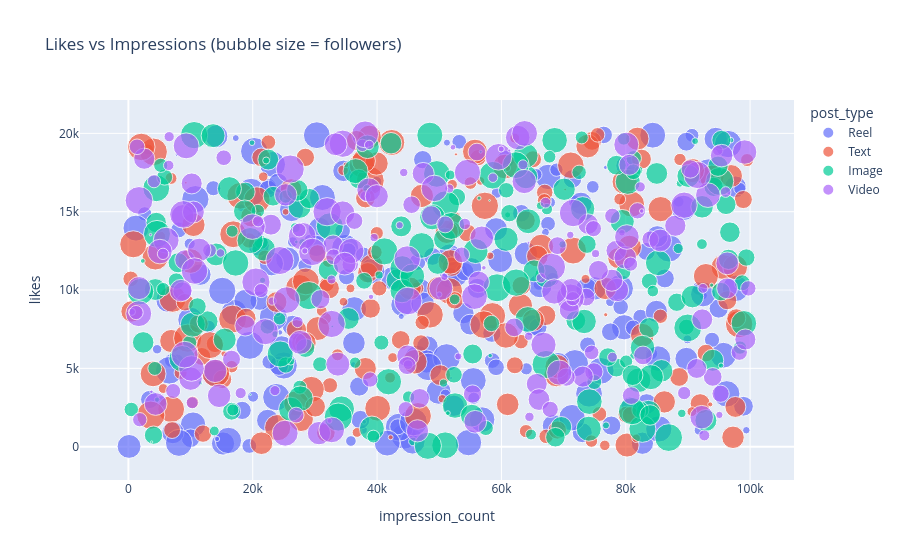

The notebook cell this image was saved under:
### Code cell
sample = wrangled.sample(800, random_state=3)

fig = px.scatter(sample, x="impression_count", y="likes",
                 size="follower_count", color="post_type",
                 hover_data=["country", "post_category"],
                 title="Likes vs Impressions (bubble size = followers)")
fig.show()

### Figure 1 — Plotly figure (JSON) as saved in the notebook; plotly's stock layout.template omitted (floating-point values rounded to 4 significant figures; data arrays with more than 128 entries replaced by an {"elided": "..."} marker saying what was removed)
{"data": [{"customdata": {"elided": "205x2 str values"}, "hovertemplate": "post_type=Reel<br>impression_count=%{x}<br>likes=%{y}<br>follower_count=%{marker.size}<br>country=%{customdata[0]}<br>post_category=%{customdata[1]}<extra></extra>", "legendgroup": "Reel", "marker": {"color": "#636efa", "size": {"elided": "205 int values"}, "sizemode": "area", "sizeref": 1999.0, "symbol": "circle"}, "mode": "markers", "name": "Reel", "orientation": "v", "showlegend": true, "type": "scatter", "x": {"elided": "205 int values"}, "xaxis": "x", "y": {"elided": "205 int values"}, "yaxis": "y"}, {"customdata": {"elided": "192x2 str values"}, "hovertemplate": "post_type=Text<br>impression_count=%{x}<br>likes=%{y}<br>follower_count=%{marker.size}<br>country=%{customdata[0]}<br>post_category=%{customdata[1]}<extra></extra>", "legendgroup": "Text", "marker": {"color": "#EF553B", "size": {"elided": "192 int values"}, "sizemode": "area", "sizeref": 1999.0, "symbol": "circle"}, "mode": "markers", "name": "Text", "orientation": "v", "showlegend": true, "type": "scatter", "x": {"elided": "192 int values"}, "xaxis": "x", "y": {"elided": "192 int values"}, "yaxis": "y"}, {"customdata": {"elided": "206x2 str values"}, "hovertemplate": "post_type=Image<br>impression_count=%{x}<br>likes=%{y}<br>follower_count=%{marker.size}<br>country=%{customdata[0]}<br>post_category=%{customdata[1]}<extra></extra>", "legendgroup": "Image", "marker": {"color": "#00cc96", "size": {"elided": "206 int values"}, "sizemode": "area", "sizeref": 1999.0, "symbol": "circle"}, "mode": "markers", "name": "Image", "orientation": "v", "showlegend": true, "type": "scatter", "x": {"elided": "206 int values"}, "xaxis": "x", "y": {"elided": "206 int values"}, "yaxis": "y"}, {"customdata": {"elided": "197x2 str values"}, "hovertemplate": "post_type=Video<br>impression_count=%{x}<br>likes=%{y}<br>follower_count=%{marker.size}<br>country=%{customdata[0]}<br>post_category=%{customdata[1]}<extra></extra>", "legendgroup": "Video", "marker": {"color": "#ab63fa", "size": {"elided": "197 int values"}, "sizemode": "area", "sizeref": 1999.0, "symbol": "circle"}, "mode": "markers", "name": "Video", "orientation": "v", "showlegend": true, "type": "scatter", "x": {"elided": "197 int values"}, "xaxis": "x", "y": {"elided": "197 int values"}, "yaxis": "y"}], "layout": {"autosize": true, "legend": {"itemsizing": "constant", "title": {"text": "post_type"}, "tracegroupgap": 0}, "title": {"text": "Likes vs Impressions (bubble size = followers)"}, "xaxis": {"anchor": "y", "autorange": true, "domain": [0, 1], "range": [-9040.0, 108400.0], "title": {"text": "impression_count"}, "type": "linear"}, "yaxis": {"anchor": "x", "autorange": true, "domain": [0, 1], "range": [-3598.0, 23560.0], "title": {"text": "likes"}, "type": "linear"}}}
